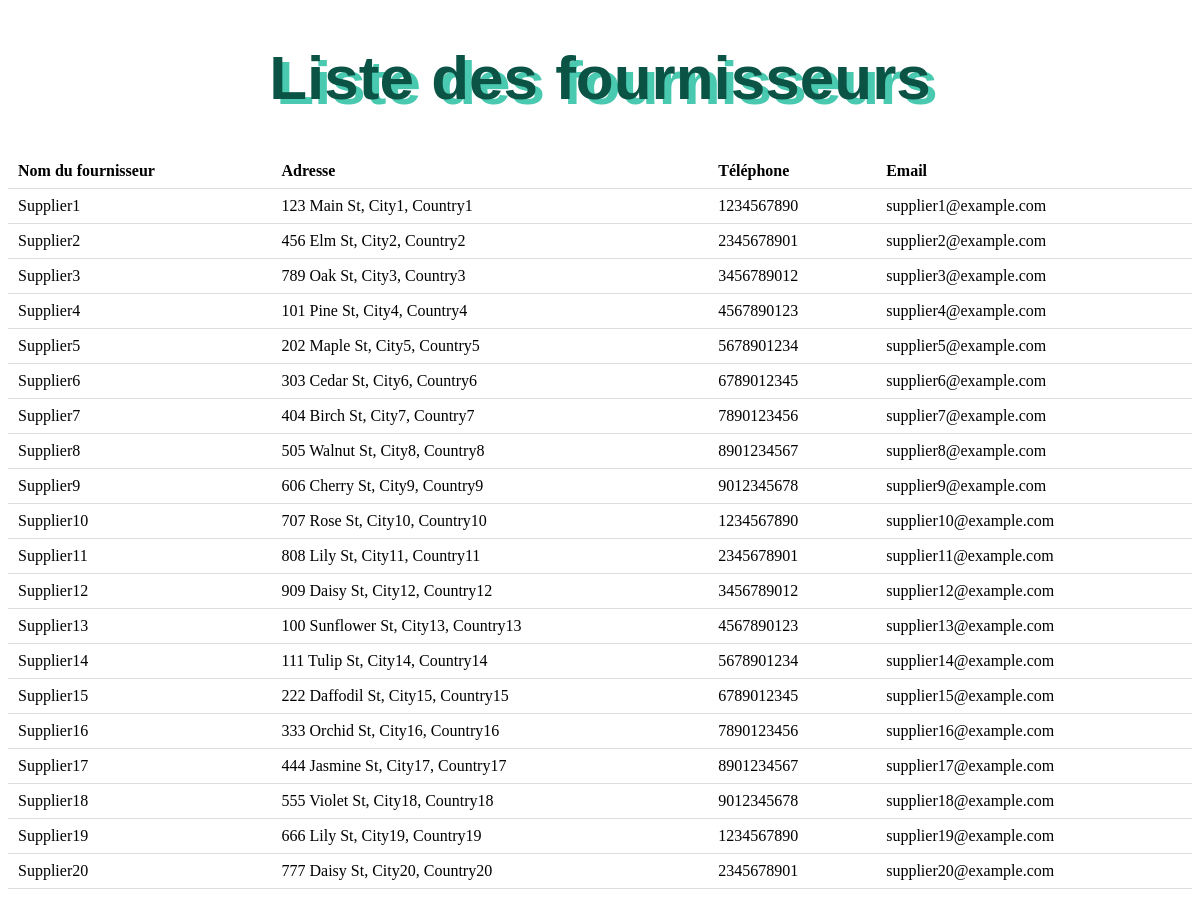
Page /fournisseurs/ on the committed database.
### pharmacieapp/models.py (models this page shows, shortened)
class Fournisseur(models.Model):
    ID_fournisseur = models.AutoField(primary_key=True)
    Nom_fournisseur = models.CharField(max_length=100, null=False)
    Adresse_fournisseur = models.CharField(max_length=200, null=False)
    Tel_fournisseur = models.IntegerField(null=False)
    Mail_fournisseur = models.EmailField(null=False)

### pharmacieapp/views.py (the view)
# urls.py: path('fournisseurs/', fournisseur_list, name='fournisseur_list'),
def fournisseur_list(request):
    fournisseurs = Fournisseur.objects.all()
    return render(request, 'fournisseur_list.html', {'fournisseurs': fournisseurs})

### pharmacieapp/templates/fournisseur_list.html (shortened to what this page needs)
<!DOCTYPE html>
<html>
<head>
</head>
<body>
    <h1>Liste des fournisseurs</h1>
    <table id="fournisseurs-table">
        <tr>
            <th>Nom du fournisseur</th>
            <th>Adresse</th>
            <th>Téléphone</th>
            <th>Email</th>
        </tr>
        {% for fournisseur in fournisseurs %}
            <tr>
                <td>{{ fournisseur.Nom_fournisseur }}</td>
                <td>{{ fournisseur.Adresse_fournisseur }}</td>
                <td>{{ fournisseur.Tel_fournisseur }}</td>
                <td>{{ fournisseur.Mail_fournisseur }}</td>
            </tr>
        {% endfor %}
    </table>
</body>
</html>
<link rel="stylesheet" href="https://cdn.datatables.net/1.11.5/css/jquery.dataTables.min.css">

### pharmacieapp/templates/fournisseur_list.html (style rules this page uses)
body { background-image: url('https://img.freepik.com/vecteurs-libre/antecedents-medicaux-propres_53876-97927.jpg?w=1380&t=st=1698863667~exp=1698864267~hmac=373020ddd6ef93ea2bf3a0eaec7bf14f9daf46f95ff3e6b21ecd26876bfdb585'); background-size: cover; background-repeat: no-repeat; background-attachment: fixed; background-color: transparent; }
h1 { text-align: center; font-weight: bold; font-family: Arial, sans-serif; font-size: 62px; color: #0b5345; text-shadow: 7px 5px 0 #48c9b0; }
table { border-collapse: collapse; width: 100%; }
th, td { padding: 8px; text-align: left; border-bottom: 1px solid #ddd; }
tbody tr:nth-child(even) { background-color: #f2f2f2; }
tbody tr:nth-child(odd) { background-color: #e1f0e1; }

### rows in the picture
Fournisseur: Nom_fournisseur "Supplier1", Adresse_fournisseur "123 Main St, City1, Country1", Tel_fournisseur "1234567890", Mail_fournisseur "supplier1@example.com"
Fournisseur: Nom_fournisseur "Supplier2", Adresse_fournisseur "456 Elm St, City2, Country2", Tel_fournisseur "2345678901", Mail_fournisseur "supplier2@example.com"
Fournisseur: Nom_fournisseur "Supplier3", Adresse_fournisseur "789 Oak St, City3, Country3", Tel_fournisseur "3456789012", Mail_fournisseur "supplier3@example.com"
Fournisseur: Nom_fournisseur "Supplier4", Adresse_fournisseur "101 Pine St, City4, Country4", Tel_fournisseur "4567890123", Mail_fournisseur "supplier4@example.com"
Fournisseur: Nom_fournisseur "Supplier5", Adresse_fournisseur "202 Maple St, City5, Country5", Tel_fournisseur "5678901234", Mail_fournisseur "supplier5@example.com"
Fournisseur: Nom_fournisseur "Supplier6", Adresse_fournisseur "303 Cedar St, City6, Country6", Tel_fournisseur "6789012345", Mail_fournisseur "supplier6@example.com"
Fournisseur: Nom_fournisseur "Supplier7", Adresse_fournisseur "404 Birch St, City7, Country7", Tel_fournisseur "7890123456", Mail_fournisseur "supplier7@example.com"
Fournisseur: Nom_fournisseur "Supplier8", Adresse_fournisseur "505 Walnut St, City8, Country8", Tel_fournisseur "8901234567", Mail_fournisseur "supplier8@example.com"
Fournisseur: Nom_fournisseur "Supplier9", Adresse_fournisseur "606 Cherry St, City9, Country9", Tel_fournisseur "9012345678", Mail_fournisseur "supplier9@example.com"
Fournisseur: Nom_fournisseur "Supplier10", Adresse_fournisseur "707 Rose St, City10, Country10", Tel_fournisseur "1234567890", Mail_fournisseur "supplier10@example.com"
Fournisseur: Nom_fournisseur "Supplier11", Adresse_fournisseur "808 Lily St, City11, Country11", Tel_fournisseur "2345678901", Mail_fournisseur "supplier11@example.com"
Fournisseur: Nom_fournisseur "Supplier12", Adresse_fournisseur "909 Daisy St, City12, Country12", Tel_fournisseur "3456789012", Mail_fournisseur "supplier12@example.com"
Fournisseur: Nom_fournisseur "Supplier13", Adresse_fournisseur "100 Sunflower St, City13, Country13", Tel_fournisseur "4567890123", Mail_fournisseur "supplier13@example.com"
Fournisseur: Nom_fournisseur "Supplier14", Adresse_fournisseur "111 Tulip St, City14, Country14", Tel_fournisseur "5678901234", Mail_fournisseur "supplier14@example.com"
Fournisseur: Nom_fournisseur "Supplier15", Adresse_fournisseur "222 Daffodil St, City15, Country15", Tel_fournisseur "6789012345", Mail_fournisseur "supplier15@example.com"
Fournisseur: Nom_fournisseur "Supplier16", Adresse_fournisseur "333 Orchid St, City16, Country16", Tel_fournisseur "7890123456", Mail_fournisseur "supplier16@example.com"
Fournisseur: Nom_fournisseur "Supplier17", Adresse_fournisseur "444 Jasmine St, City17, Country17", Tel_fournisseur "8901234567", Mail_fournisseur "supplier17@example.com"
Fournisseur: Nom_fournisseur "Supplier18", Adresse_fournisseur "555 Violet St, City18, Country18", Tel_fournisseur "9012345678", Mail_fournisseur "supplier18@example.com"
Fournisseur: Nom_fournisseur "Supplier19", Adresse_fournisseur "666 Lily St, City19, Country19", Tel_fournisseur "1234567890", Mail_fournisseur "supplier19@example.com"
Fournisseur: Nom_fournisseur "Supplier20", Adresse_fournisseur "777 Daisy St, City20, Country20", Tel_fournisseur "2345678901", Mail_fournisseur "supplier20@example.com"
